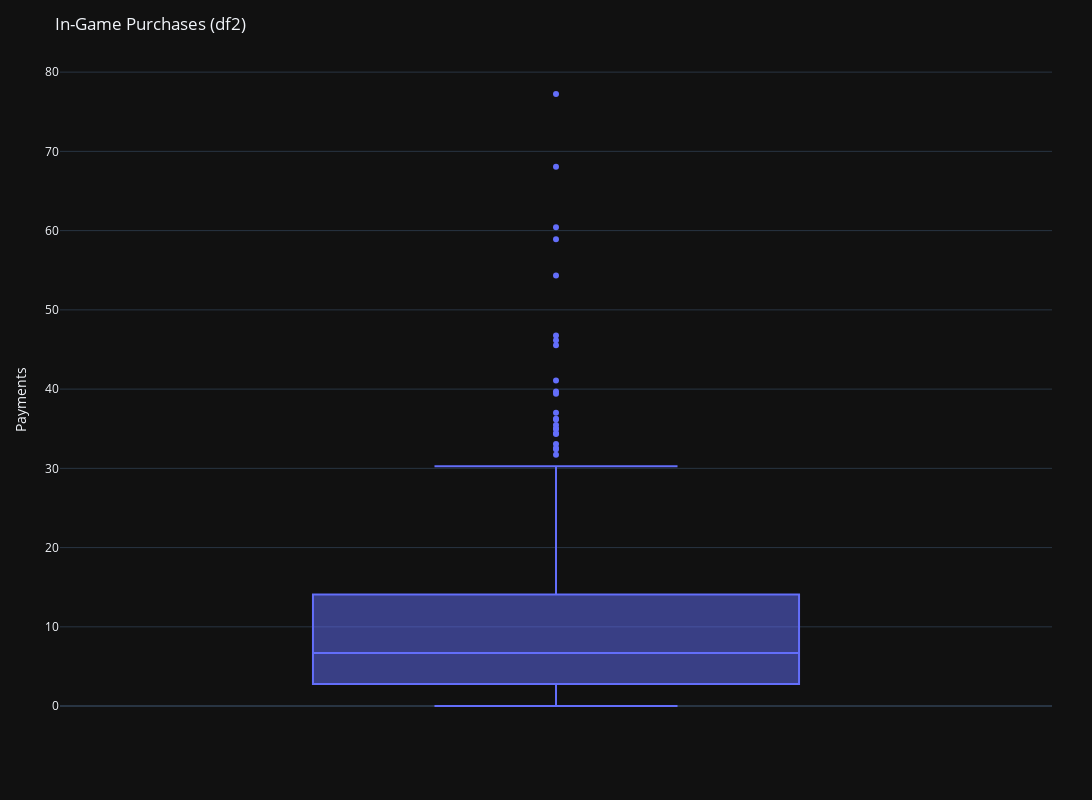

The notebook cell this image was saved under:
### Code cell
fig = px.box(df2, y="payments", points="outliers", title="In-Game Purchases (df2)")

fig.update_layout(
    height=800,
    width=1200,
    showlegend=False,
    margin=dict(l=60, r=40, t=60, b=60)
)

fig.update_yaxes(title_text="Payments")

fig.show()

### Figure 1 — Plotly figure (JSON) as saved in the notebook; plotly's stock layout.template omitted (floating-point values rounded to 4 significant figures; data arrays with more than 128 entries replaced by an {"elided": "..."} marker saying what was removed)
{"data": [{"alignmentgroup": "True", "boxpoints": "outliers", "hovertemplate": "payments=%{y}<extra></extra>", "legendgroup": "", "marker": {"color": "#636efa"}, "name": "", "notched": false, "offsetgroup": "", "orientation": "v", "showlegend": false, "x0": " ", "xaxis": "x", "y": {"elided": "500 float values"}, "y0": " ", "yaxis": "y", "type": "box"}], "layout": {"xaxis": {"anchor": "y", "domain": [0.0, 1.0]}, "yaxis": {"anchor": "x", "domain": [0.0, 1.0], "title": {"text": "Payments"}}, "legend": {"tracegroupgap": 0}, "title": {"text": "In-Game Purchases (df2)"}, "boxmode": "group", "margin": {"l": 60, "r": 40, "t": 60, "b": 60}, "height": 800, "width": 1200, "showlegend": false}}
